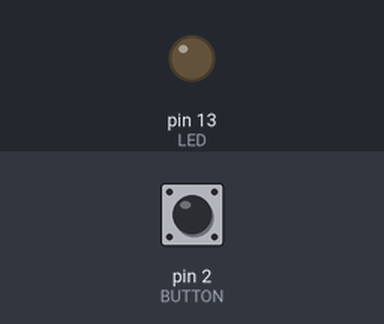
The sketch below on a simulated Arduino Uno, built with avr-gcc and run on an emulated ATmega328P. On the bench: output pins drawn as LEDs (lit = HIGH). The test bench sets the inputs (shaded band); at power-on: pin 2 (BUTTON) LOW.

Above: at 1.2 s.
1.3 s: pin 2 (BUTTON) pulled HIGH for 0.15 s
At 2.5 s:
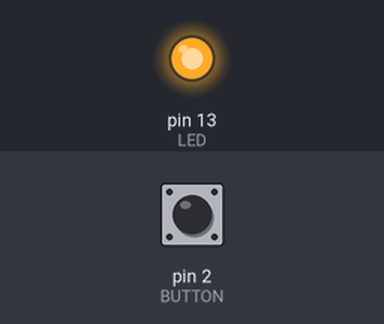
2.9 s: pin 2 (BUTTON) pulled HIGH for 1 s
At 3.9 s:
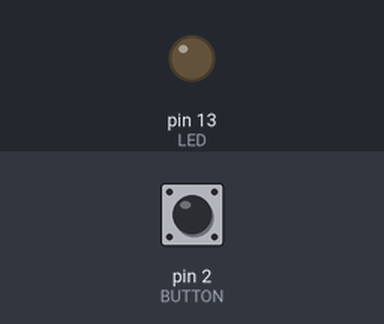
5.4 s: pin 2 (BUTTON) pulled HIGH for 3.2 s
At 5.8 s:
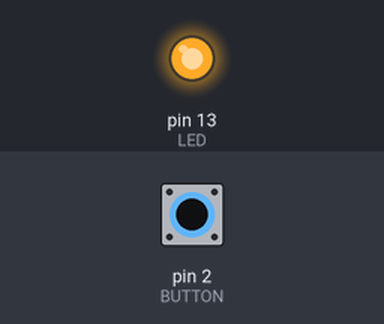
Timing chart, 0 to 8.4 s (numbered marks = the images above; inputs shaded):
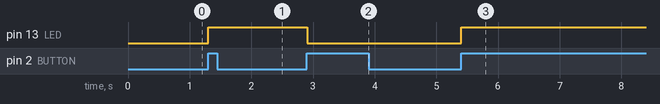

Measured:
- after the input at 1.3 s, pin 13 (LED): LOW → HIGH at once
- after the input at 2.9 s, pin 13 (LED): HIGH → LOW at once
- after the input at 5.4 s, pin 13 (LED): LOW → HIGH at once

The sketch:

02_button_debounce.ino
```cpp
const int LED = LED_BUILTIN;
const int BUTTON = 2;

int curButton = LOW;
int prevButton = LOW;

boolean ledOn = false;

void setup() {
  pinMode(LED, OUTPUT);
  pinMode(BUTTON, INPUT);
  Serial.begin(9600);
}

boolean debounce(boolean last) {
  boolean current = digitalRead(BUTTON);

  if (last != current) {
    delay(5);
    current = digitalRead(BUTTON);
    return current;
  }
}

void loop() {
  curButton = debounce(prevButton);

  if (curButton == HIGH && prevButton == LOW) {
    ledOn = !ledOn;
    digitalWrite(LED, ledOn);
  }

  prevButton = curButton;
}
```
